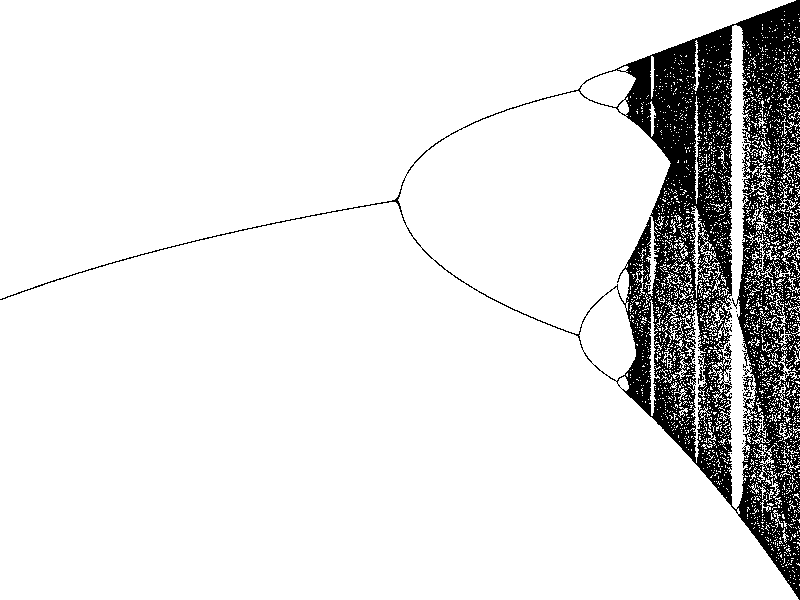

This chart was generated by the following MATLAB code:
% Logistics Map 
%       Classic chaos example. Plots semi-stable values of
%       x(n+1) = r*x(n)*(1-x(n)) as r increases to 4.
%
% Michael Hanchak, Dayton OH, USA, 2011
 
clear
scale = 10000; % determines the level of rounding
maxpoints = 200; % determines maximum values to plot
N = 3000; % number of "r" values to simulate
a = 2.0; % starting value of "r"
b = 4; % final value of "r"... anything higher diverges.
rs = linspace(a,b,N); % vector of "r" values
M = 500; % number of iterations of logistics equation
 
% Loop through the "r" values
for j = 1:length(rs)
     
    r=rs(j); % get current "r"
    x=zeros(M,1); % allocate memory
    x(1) = 0.5; % initial condition (can be anything from 0 to 1)
     
    for i = 2:M, % iterate
        x(i) = r*x(i-1)*(1-x(i-1));
    end
    % only save those unique, semi-stable values
    out{j} = unique(round(scale*x(end-maxpoints:end)));
end
 
% Rearrange cell array into a large n-by-2 vector for plotting
data = [];
for k = 1:length(rs)
    n = length(out{k});
    data = [data;  rs(k)*ones(n,1),out{k}];
end
 
% Plot the data
figure(1);clf
h=plot(data(:,1),data(:,2)/scale,'k.');
set(h,'markersize',1)
axis tight
set(gca,'units','normalized','position',[0 0 1 1])
set(gcf,'color','white')
axis off